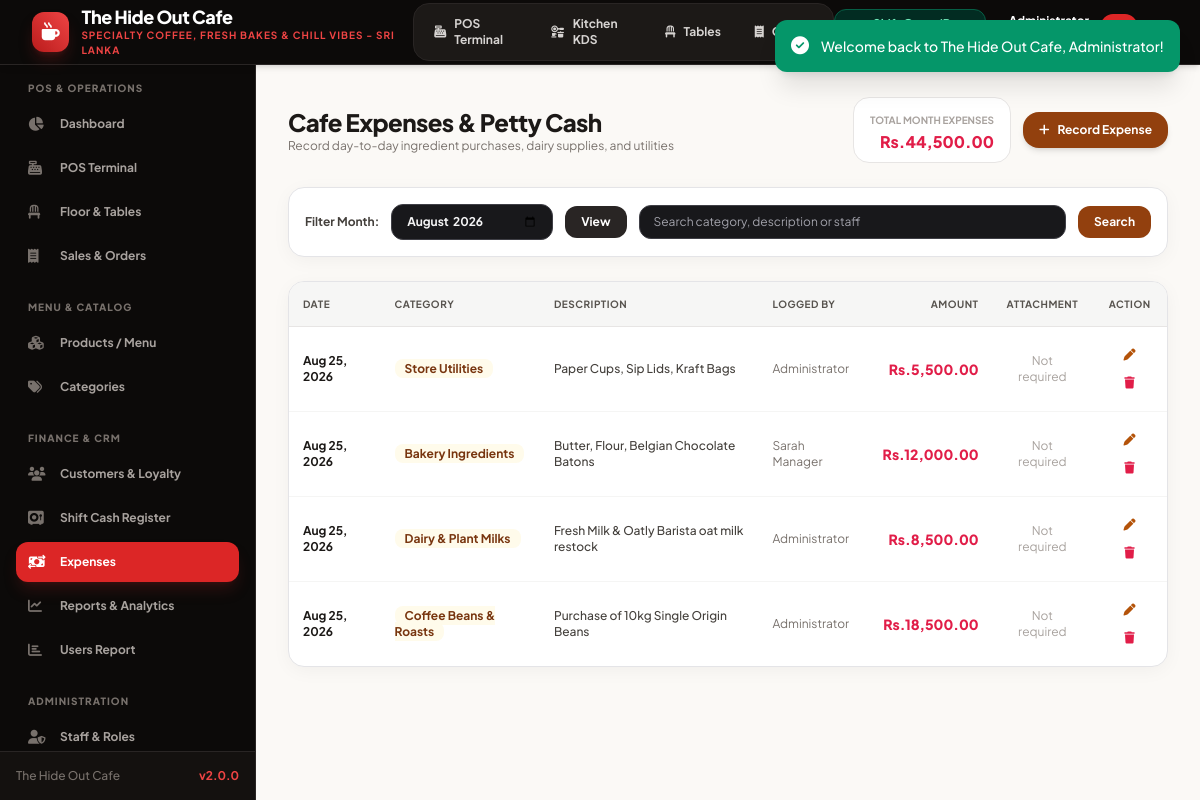
/expenses.php (signed in), run on the app's committed database.
### tables this page shows
CREATE TABLE `expenses` (
  `id` INT AUTO_INCREMENT PRIMARY KEY,
  `category` VARCHAR(50) NOT NULL,
  `amount` DECIMAL(10,2) NOT NULL,
  `description` TEXT NOT NULL,
  `request_note` TEXT NULL,
  `request_status` ENUM('not_requested', 'pending', 'resolved') NOT NULL DEFAULT 'not_requested',
  `attachment_name` VARCHAR(255) NULL,
  `attachment_mime` VARCHAR(100) NULL,
  `user_id` INT NOT NULL,
  `expense_date` DATE NOT NULL,
  `created_at` TIMESTAMP DEFAULT CURRENT_TIMESTAMP,
  FOREIGN KEY (`user_id`) REFERENCES `users`(`id`)
);

CREATE TABLE `users` (
  `id` INT AUTO_INCREMENT PRIMARY KEY,
  `name` VARCHAR(100) NOT NULL,
  `email` VARCHAR(100) NOT NULL UNIQUE,
  `password` VARCHAR(255) NOT NULL,
  `role` ENUM('admin', 'manager', 'cashier') NOT NULL DEFAULT 'cashier',
  `phone` VARCHAR(20) NULL,
  `status` ENUM('active', 'inactive') NOT NULL DEFAULT 'active',
  `created_at` TIMESTAMP DEFAULT CURRENT_TIMESTAMP
);

### config/database.php (called while the page is built, shortened)
<?php
class Database {
    private static ?Database $instance = null;
    private ?PDO $conn = null;
    private function __construct() {
        $dsn = "mysql:host=" . DB_HOST . ";port=" . DB_PORT . ";dbname=" . DB_NAME . ";charset=" . DB_CHARSET;
        $options = [
            PDO::ATTR_ERRMODE            => PDO::ERRMODE_EXCEPTION,
            PDO::ATTR_DEFAULT_FETCH_MODE => PDO::FETCH_ASSOC,
            PDO::ATTR_EMULATE_PREPARES   => false,
            PDO::MYSQL_ATTR_INIT_COMMAND => "SET NAMES " . DB_CHARSET
        ];
        try {
            $this->conn = new PDO($dsn, DB_USER, DB_PASS, $options);
        } catch (PDOException $e) {
            if ($e->getCode() == 1049) {
                die("<h3>Database Error:</h3><p>Database <code>" . DB_NAME . "</code> does not exist. Please import <code>database/database.sql</code> into MySQL first.</p>");
            }
            die("<h3>Database Connection Failed:</h3><p>" . htmlspecialchars($e->getMessage()) . "</p>");
        }
    }
    public static function getInstance(): Database {
        if (self::$instance === null) {
            self::$instance = new self();
        }
        return self::$instance;
    }
    public function fetchAll(string $sql, array $params = []): array {
        $stmt = $this->conn->prepare($sql);
        $stmt->execute($params);
        return $stmt->fetchAll();
    }
    public function fetchOne(string $sql, array $params = []) {
        $stmt = $this->conn->prepare($sql);
        $stmt->execute($params);
        $result = $stmt->fetch();
        return $result ?: null;
    }
}
function db(): Database {
    return Database::getInstance();
}

### config/functions.php (called while the page is built, shortened)
<?php
require_once __DIR__ . '/database.php';
function e(?string $string): string {
    return htmlspecialchars($string ?? '', ENT_QUOTES, 'UTF-8');
}
function isLoggedIn(): bool {
    return !empty($_SESSION['user_id']) && !empty($_SESSION['user_role']);
}
function hasRole($roles): bool {
    $userRole = $_SESSION['user_role'] ?? '';
    if (is_string($roles)) {
        $roles = [$roles];
    }
    return in_array($userRole, $roles, true);
}
function getSettings(?string $key = null) {
    static $settings = null;
    if ($settings === null) {
        try {
            $rows = db()->fetchAll("SELECT setting_key, setting_value FROM settings");
            $settings = [];
            foreach ($rows as $row) {
                $settings[$row['setting_key']] = $row['setting_value'];
            }
        } catch (Exception $e) {
            $settings = [
                'cafe_name' => 'The Hide Out Cafe',
                'cafe_tagline' => 'Artisan Coffee & Bistro - Sri Lanka',
                'cafe_phone' => '+94 77 123 4567',
                'cafe_email' => 'hello@thehideoutcafe.lk',
                'cafe_address' => 'No. 45 Beach Road, Colombo 03, Sri Lanka',
                'currency_symbol' => 'Rs.',
                'currency_code' => 'LKR',
                'tax_rate' => '0.00',
                'service_charge' => '0.00',
                'receipt_header' => "THE HIDE OUT CAFE\nSpecialty Coffee & Kitchen\nColombo, Sri Lanka",
                'receipt_footer' => "Thank you for visiting The Hide Out Cafe!\nFollow us on Instagram @TheHideOutCafeLK\nFree Wi-Fi: HideOutGuest / Pass: CoffeeTime",
                'invoice_prefix' => 'HOC-',
                'enable_loyalty' => '1',
                'points_per_dollar' => '1'
            ];
        }
    }
    if ($key !== null) {
        return $settings[$key] ?? null;
    }
    return $settings;
}

### expenses.php (the view, shortened to what this page needs)
<?php
require_once __DIR__ . '/config/functions.php';
$settings = getSettings();
$isAdmin = hasRole(ROLE_ADMIN);
$monthFilter = $_GET['month'] ?? date('Y-m');
$expenseSearch = trim($_GET['q'] ?? '');
$perPage = 10;
$page = max(1, (int)($_GET['page'] ?? 1));
$expenseSql = "SELECT e.*, u.name as staff_name
               FROM expenses e
               JOIN users u ON e.user_id = u.id
               WHERE DATE_FORMAT(e.expense_date, '%Y-%m') = :m";
$expenseParams = [':m' => $monthFilter];
$expenseTotalRow = db()->fetchOne("SELECT COALESCE(SUM(e.amount), 0) AS total FROM expenses e JOIN users u ON e.user_id = u.id WHERE DATE_FORMAT(e.expense_date, '%Y-%m') = :m" . (!$isAdmin ? " AND e.user_id = :user_id" : '') . ($expenseSearch !== '' ? " AND (e.category LIKE :search_category OR e.description LIKE :search_description OR u.name LIKE :search_staff)" : ''), $expenseParams);
$totalExpense = (float)($expenseTotalRow['total'] ?? 0);
$countRow = db()->fetchOne("SELECT COUNT(*) AS total FROM ($expenseSql) filtered_expenses", $expenseParams);
$totalExpenses = (int)($countRow['total'] ?? 0);
$totalPages = max(1, (int)ceil($totalExpenses / $perPage));
$page = min($page, $totalPages);
$expenseSql .= " ORDER BY e.expense_date DESC, e.id DESC LIMIT " . (($page - 1) * $perPage) . ", " . $perPage;
$expenses = db()->fetchAll($expenseSql, $expenseParams);
require_once __DIR__ . '/includes/header.php';
require_once __DIR__ . '/includes/sidebar.php';
?>
<main class="flex-1 overflow-y-auto p-4 sm:p-6 lg:p-8 bg-[#fbf9f6]">
    <div class="max-w-7xl mx-auto space-y-6">
        <div class="flex flex-col sm:flex-row sm:items-center justify-between gap-4">
            <div>
                <h2 class="text-2xl font-black tracking-tight text-stone-900">Cafe Expenses & Petty Cash</h2>
                <p class="text-xs text-stone-500">Record day-to-day ingredient purchases, dairy supplies, and utilities</p>
            </div>
            <div class="flex items-center gap-3">
                <div class="px-4 py-2 bg-white border border-stone-200 rounded-2xl shadow-xs text-right">
                    <span class="text-[10px] uppercase font-bold text-stone-400">Total Month Expenses</span>
                    <div class="text-base font-black text-rose-600"><?= $currency ?><?= number_format($totalExpense, 2) ?></div>
                </div>
                <button onclick="openModal('expense-form-modal')" class="inline-flex items-center gap-2 px-4 py-2.5 bg-amber-800 hover:bg-amber-700 text-white font-bold rounded-2xl text-xs shadow-md transition">
                    <i class="fa-solid fa-plus"></i> Record Expense
                </button>
            </div>
        </div>
        <div class="card-cafe p-4">
            <form method="GET" action="expenses.php" class="flex items-center gap-3 text-xs">
                <label class="font-bold text-stone-700">Filter Month:</label>
                <input type="month" name="month" value="<?= e($monthFilter) ?>" class="px-3.5 py-2 bg-stone-50 border border-stone-200 rounded-xl font-bold">
                <button type="submit" class="px-4 py-2 bg-stone-800 text-white font-bold rounded-xl shadow-xs">View</button>
                <input type="text" name="q" value="<?= e($expenseSearch) ?>" placeholder="Search category, description or staff" class="flex-1 min-w-48 px-3.5 py-2 bg-stone-50 border border-stone-200 rounded-xl">
                <button type="submit" class="px-4 py-2 bg-amber-800 text-white font-bold rounded-xl shadow-xs">Search</button>
            </form>
        </div>
        <div class="card-cafe overflow-hidden">
            <div class="overflow-x-auto">
                <table class="w-full text-xs text-left">
                    <thead class="bg-stone-100/90 text-stone-600 font-bold uppercase text-[10px] tracking-wider border-b border-stone-200">
                        <tr>
                            <th class="p-3.5">Date</th>
                            <th class="p-3.5">Category</th>
                            <th class="p-3.5">Description</th>
                            <th class="p-3.5">Logged By</th>
                            <th class="p-3.5 text-right">Amount</th>
                            <th class="p-3.5 text-center">Attachment</th>
                            <th class="p-3.5 text-center">Action</th>
                        </tr>
                    </thead>
                    <tbody class="divide-y divide-stone-100">
                        <?php if (empty($expenses)): ?>
                            <tr><td colspan="7" class="p-8 text-center text-stone-400">No expenses recorded for this month.</td></tr>
                        <?php else: ?>
                            <?php foreach ($expenses as $exp): ?>
                            <tr class="hover:bg-stone-50 transition">
                                <td class="p-3.5 font-bold text-stone-900"><?= date('M d, Y', strtotime($exp['expense_date'])) ?></td>
                                <td class="p-3.5"><span class="px-2.5 py-0.5 rounded-lg bg-amber-50 text-amber-900 font-bold"><?= e($exp['category']) ?></span></td>
                                <td class="p-3.5 text-stone-700 font-medium"><?= e($exp['description']) ?></td>
                                <td class="p-3.5 text-stone-500"><?= e($exp['staff_name']) ?></td>
                                <td class="p-3.5 text-right font-black text-rose-600 text-sm"><?= $currency ?><?= number_format($exp['amount'], 2) ?></td>
                                <td class="p-3.5 text-center">
                                    <?php if (!empty($exp['attachment_name'])): ?>
                                        <?php if ($isAdmin): ?>
                                            <a href="<?= BASE_URL ?>/expense_attachment.php?id=<?= (int)$exp['id'] ?>" target="_blank" class="text-emerald-700 font-bold hover:underline" title="View attachment"><i class="fa-solid fa-paperclip mr-1"></i>View</a>
                                        <?php else: ?>
                                            <span class="text-emerald-700 font-bold"><i class="fa-solid fa-check mr-1"></i>Attached</span>
                                        <?php endif; ?>
                                    <?php else: ?>
                                        <span class="text-stone-400">Not required</span>
                                    <?php endif; ?>
                                </td>
                                <td class="p-3.5 text-center">
                                    <?php if ($isAdmin): ?>
                                        <button type="button" onclick='openExpenseEdit(<?= json_encode($exp, JSON_HEX_TAG | JSON_HEX_APOS | JSON_HEX_QUOT | JSON_HEX_AMP) ?>)' class="p-1.5 hover:bg-amber-50 text-amber-700 rounded-lg transition" title="Edit">
                                            <i class="fa-solid fa-pen text-xs"></i>
                                        </button>
                                        <form method="POST" action="expenses.php" onsubmit="return confirm('Delete this expense?');" class="inline">
                                            <button type="submit" class="p-1.5 hover:bg-rose-50 text-rose-600 rounded-lg transition" title="Delete">
                                                <i class="fa-solid fa-trash text-xs"></i>
                                            </button>
                                        </form>
                                    <?php else: ?>
                                        <span class="text-[10px] text-emerald-700 font-bold">Request closed</span>
                                    <?php endif; ?>
                                </td>
                            </tr>
                            <?php endforeach; ?>
                        <?php endif; ?>
                    </tbody>
                </table>
            </div>
        </div>
    </div>
</main>
<?php require_once __DIR__ . '/includes/footer.php'; ?>

### assets/css/style.css (style rules this page uses)
:root { --primary: #dc2626; --primary-hover: #b91c1c; --primary-dark: #991b1b; --primary-light: #fee2e2; --dark-bg: #09090b; --dark-card: #18181b; --dark-border: #27272a; --text-main: #18181b; --text-light: #f4f4f5; --success: #10b981; --warning: #f59e0b; --danger: #ef4444; }
body { font-family: 'Plus Jakarta Sans', system-ui, -apple-system, BlinkMacSystemFont, 'Segoe UI', Roboto, sans-serif; background-color: #f4f4f6; color: #18181b; }
.card-cafe { background: #ffffff; border: 1px solid #e4e4e7; border-radius: 1rem; box-shadow: 0 4px 20px -2px rgba(0, 0, 0, 0.05); transition: all 0.2s ease-in-out; }
input:not([type="checkbox"]):not([type="radio"]):not([type="hidden"]):not([type="submit"]):not([type="button"]), textarea, select { background-color: #18181b !important; color: #f4f4f5 !important; border: 1px solid #3f3f46 !important; border-radius: 0.75rem; }
input::placeholder, textarea::placeholder { color: #a1a1aa !important; }

### data on the page
expenses: expense_date "Aug 25, 2026", category "Store Utilities", description "Paper Cups, Sip Lids, Kraft Bags", user.name "Administrator", amount "5,500.00", shows "Not required"
expenses: expense_date "Aug 25, 2026", category "Bakery Ingredients", description "Butter, Flour, Belgian Chocolate Batons", user.name "Sarah Manager", amount "12,000.00", shows "Not required"
expenses: expense_date "Aug 25, 2026", category "Dairy & Plant Milks", description "Fresh Milk & Oatly Barista oat milk restock", user.name "Administrator", amount "8,500.00", shows "Not required"
expenses: expense_date "Aug 25, 2026", category "Coffee Beans & Roasts", description "Purchase of 10kg Single Origin Beans", user.name "Administrator", amount "18,500.00", shows "Not required"

### other printed values
$settings['cafe_name'] "The Hide Out Cafe"
$settings['cafe_tagline'] "SPECIALTY COFFEE, FRESH BAKES & CHILL VIBES - SRI LANKA"
APP_NAME "The Hide Out Cafe"
APP_VERSION "2.0.0"
$currency "Rs."
$totalExpense "44,500.00"
